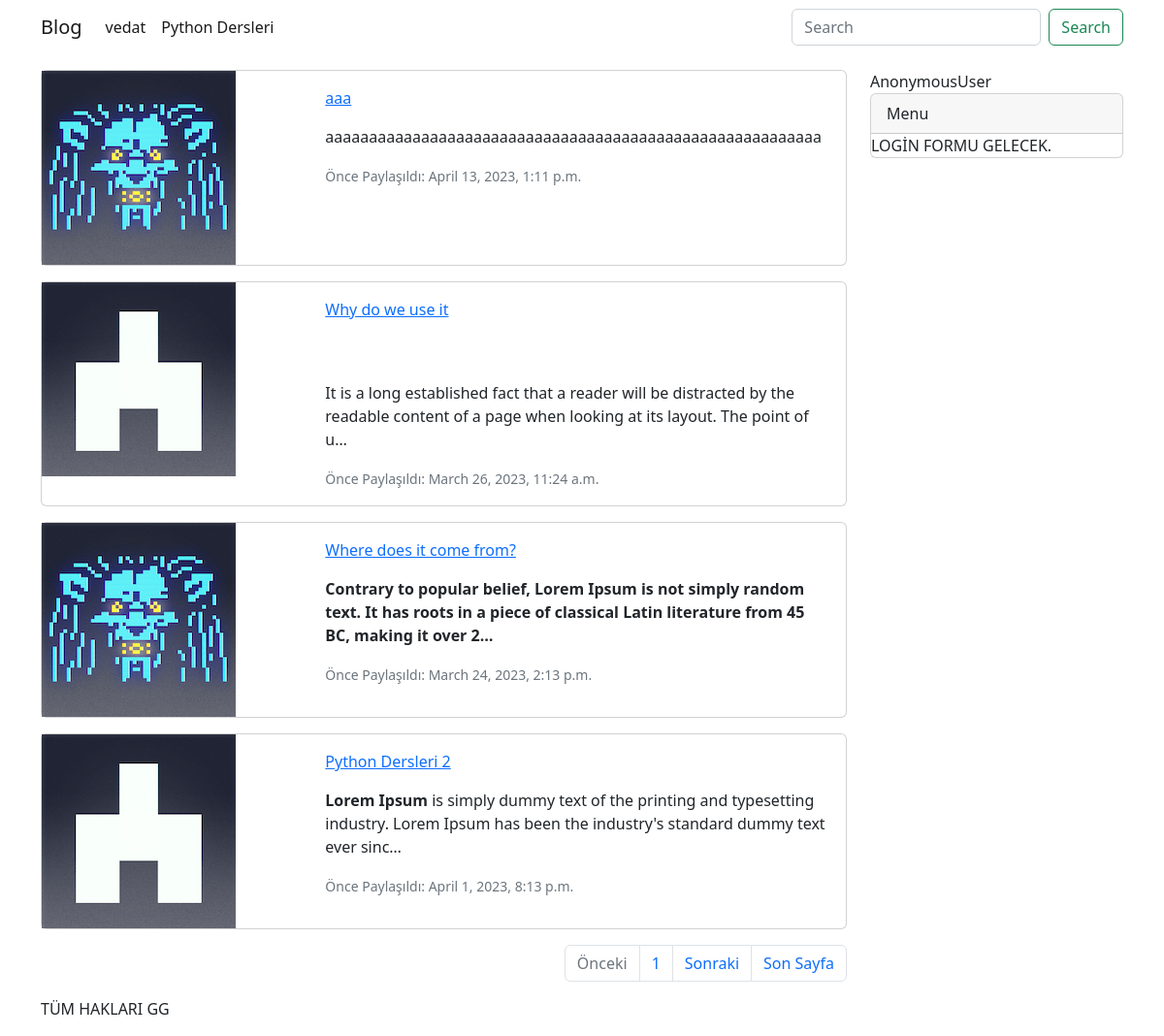
The app's page /, older data.
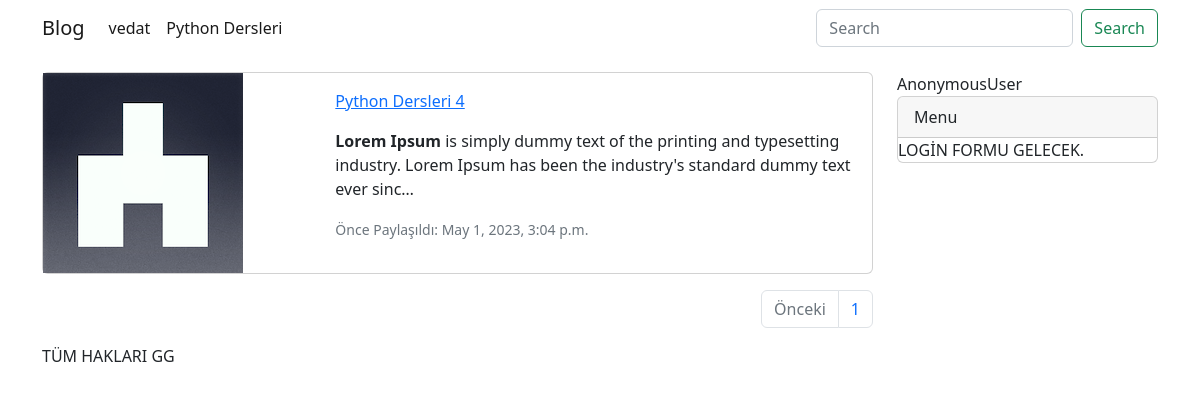
The same page, newer data.
### blog/models/kategori.py (models this page shows, shortened)
class KategoriModel(models.Model):
    isim=models.CharField(max_length=30, blank=False,null=False)
    slug = AutoSlugField(populate_from='isim',unique=True)
    class Meta:
         db_table='kategori'
         verbose_name_plural ='Kategoriler'
         verbose_name='Kategoriler'

### blog/models/yazi.py (models this page shows, shortened)
class YazilarModel(DateAbstractModel):
    resim=models.ImageField(upload_to='yazi_resimleri')
    baslik=models.CharField(max_length=50)
    icerik=RichTextField()
    slug=AutoSlugField(populate_from='baslik',unique=True)
    kategoriler= models.ManyToManyField(KategoriModel,related_name='yazi')
    yazar=models.ForeignKey('account.CustomUserModel', on_delete=models.CASCADE,related_name='yazilar')
    class Meta:
       verbose_name='yazi'
       verbose_name_plural='Yazilar'
       db_table='Yazi'

### blog/views/anasayfa.py (the view)
# urls.py: path("", anasayfa, name="anasayfa"),
def anasayfa(request):
   sorgu=request.GET.get('sorgu')
   print(sorgu)
   yazilar = YazilarModel.objects.order_by('-id')
   if sorgu:
      yazilar = yazilar.filter (
         Q(baslik__icontains=sorgu) |
         Q(icerik__icontains=sorgu)
   ).distinct()
   sayfa=request.GET.get('sayfa')
   paginator = Paginator(yazilar,4)
   return render(request, 'pages/anasayfa.html',context={
      'yazilar':paginator.get_page(sayfa)
   })

### blog/templatetags/kategori_list.py (called while the page is built)
@register.simple_tag
def kategori_list():
    kategoriler=KategoriModel.objects.all()
    return kategoriler

### blog/templates/pages/anasayfa.html (shortened to what this page needs)
{%extends 'base.html' %}
{% block content %}
{% for yazi in yazilar %}
<div class="card mb-3" style="max-width:none;">
    <div class="row g-0">
        <div class="col-md-4">
            <img src="{{yazi.resim.url}}" class="img" alt="...">
        </div>
        <div class="col-md-8">
            <div class="card-body">
                <a href="{% url 'detay' slug=yazi.slug %}"> {{yazi.baslik}}</a>
                <p class="card-text">{{yazi.icerik | safe | truncatechars_html:150 }}</p>
                <p class="card-text"><small class="text-muted">Önce Paylaşıldı: {{yazi.duzenlenme_tarihi}}</small></p>
            </div>
        </div>
    </div>
</div>
{% empty %}
<p> hiç yazı yok </p>
{%endfor%}
<nav aria-label="Page navigation example">
    <ul class="pagination justify-content-end">
        {% if yazilar.has_previous %}
        <li class="page-item">
            <a class="page-link" href="?sayfa={{yazilar.previous_page_number}}" tabindex="-1"
                aria-disabled="true">Önceki Sayfa</a>
        </li>
        {% else %}
        <li class="page-item disabled">
            <a class="page-link">Önceki</a>
        </li>
        {% endif %}
        <li class="page-item"><a class="page-link" href="#">{{yazilar.number}}</a></li>
        {% if yazilar.has_next %}
        <li class="page-item">
            <a class="page-link" href="?sayfa={{yazilar.next_page_number}}">Sonraki</a>
        </li>
        <li class="page-item">
            <a class="page-link" href="?sayfa={{yazilar.next_page_number}}">Son Sayfa</a>
        </li>
        {% endif %}
    </ul>
</nav>
{% endblock %}

### templates/components/navbar.html (shortened to what this page needs)
{% load kategori_list %}
{% kategori_list as kategoriler %}
<nav class="navbar navbar-expand-lg bg-body-tertiary">
    <div class="container">
        <a class="navbar-brand" href="{% url 'anasayfa' %}">Blog</a>
        <div class="collapse navbar-collapse" id="navbarSupportedContent">
            <ul class="navbar-nav me-auto mb-2 mb-lg-0">
                {% for kategori in kategoriler %}
                <li class="nav-item">
                    <a class="nav-link active" aria-current="page"
                        href="{% url 'kategori' kategoriSlug=kategori.slug %}">{{ kategori.isim }}</a>
                    {% endfor %}
            </ul>
            <form action="{% url 'anasayfa' %}" class="d-flex" role="search">
                <input class="form-control me-2" name="sorgu" type="search" placeholder="Search" aria-label="Search">
                <button class="btn btn-outline-success" type="submit">Search</button>
            </form>
        </div>
    </div>
</nav>

Row changes from the older to the newer data that the page shows:
removed YazilarModel: resim (picture), baslik "aaa", icerik "aaaaaaaaaaaaaaaaaaaaaaaaaaaaaaaaaaaaaaaaaaaaaaaaaaaaaaaaa", duzenlenme_tarihi "April 13, 2023, 1:11 p.m."
removed YazilarModel: resim (picture), baslik "Why do we use it", icerik "It is a long established fact that a reader will be distracted by the readable content of a page when looking at its layout. The point of u…", duzenlenme_tarihi "March 26, 2023, 11:24 a.m."
removed YazilarModel: resim (picture), baslik "Where does it come from?", icerik "Contrary to popular belief, Lorem Ipsum is not simply random text. It has roots in a piece of classical Latin literature from 45 BC, making it over 2…", duzenlenme_tarihi "March 24, 2023, 2:13 p.m."
changed YazilarModel: baslik "Python Dersleri 2" → "Python Dersleri 4"; duzenlenme_tarihi "April 1, 2023, 8:13 p.m." → "May 1, 2023, 3:04 p.m."
Text that changed along with them:
text no longer shown: "Sonraki Son Sayfa"
